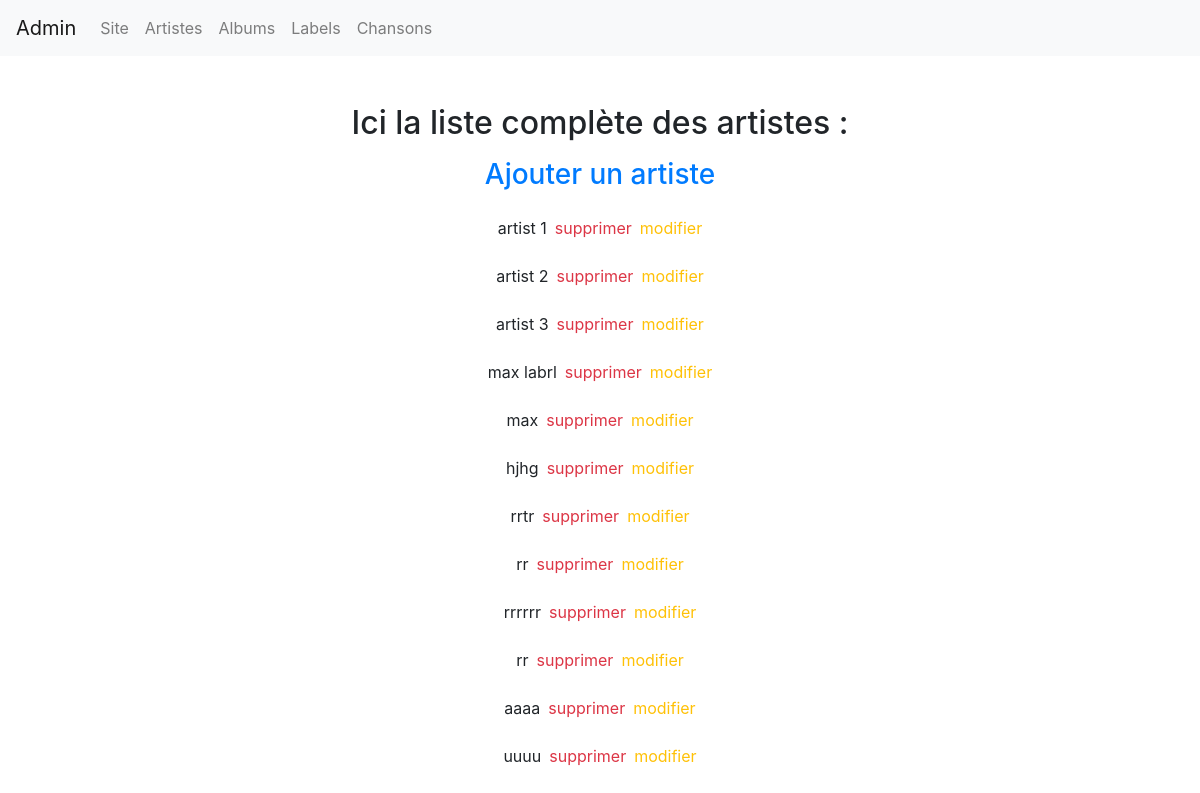
Screenshot of /admin/index.php?controller=artists&action=list with the database file from the repository.
### tables this page shows
CREATE TABLE IF NOT EXISTS `artists` (
  `id` int(11) NOT NULL AUTO_INCREMENT,
  `name` varchar(255) NOT NULL,
  `biography` varchar(255) NOT NULL,
  `image` varchar(255) DEFAULT NULL,
  `label_id` int(11) NOT NULL,
  PRIMARY KEY (`id`),
  KEY `artist_label_link` (`label_id`) USING BTREE
);

### admin/index.php (called while the page is built, shortened)
<?php
if(isset($_GET['controller'])){
	switch ($_GET['controller']){
		case 'artists' :
            require 'controllers/artistController.php';
            break;
	}
}
else{
	require 'controllers/indexController.php';
}
require('views/admin.php');

### admin/models/Artist.php (called while the page is built, shortened)
<?php
function getAllArtists()
{
    $db = dbConnect();
    $query = $db->query('SELECT * FROM artists');
	$artists =  $query->fetchAll();
    return $artists;
}

### admin/controllers/artistController.php (called while the page is built, shortened)
<?php
require('models/Artist.php');
if($_GET['action'] == 'list'){
	$artists = getAllArtists();
}
elseif($_GET['action'] == 'new'){
    $labels = getAllLabels();
    $view = 'views/artistForm.php';
    $pageTitle = 'Ajouter un artiste';
    $pageDescription = '';
}

### admin/views/artistList.php (the view, shortened to what this page needs)
<h2 class="d-flex justify-content-center mt-5">Ici la liste complète des artistes : </h2>
<h3 class="d-flex justify-content-center mt-3"><a href="index.php?controller=artists&action=new">Ajouter un artiste </a></h3>
<?php foreach($artists as $artist): ?>
    <p class="d-flex justify-content-center m-4">
        <?=  htmlspecialchars($artist['name']) ?>
        <a href="index.php?controller=artists&action=delete&id=
        <?= $artist['id'] ?>" class="ml-2 text-danger">
            supprimer
        </a>
        <a href="index.php?controller=artists&action=edit&id=
        <?= $artist['id'] ?>" class="ml-2 text-warning">
            modifier
        </a>
    </p>
<?php endforeach; ?>

### rows the page displays
artists: name "artist 1"
artists: name "artist 2"
artists: name "artist 3"
artists: name "max labrl"
artists: name "max"
artists: name "hjhg"
artists: name "rrtr"
artists: name "rr"
artists: name "rrrrrr"
artists: name "rr"
artists: name "aaaa"
artists: name "uuuu"
